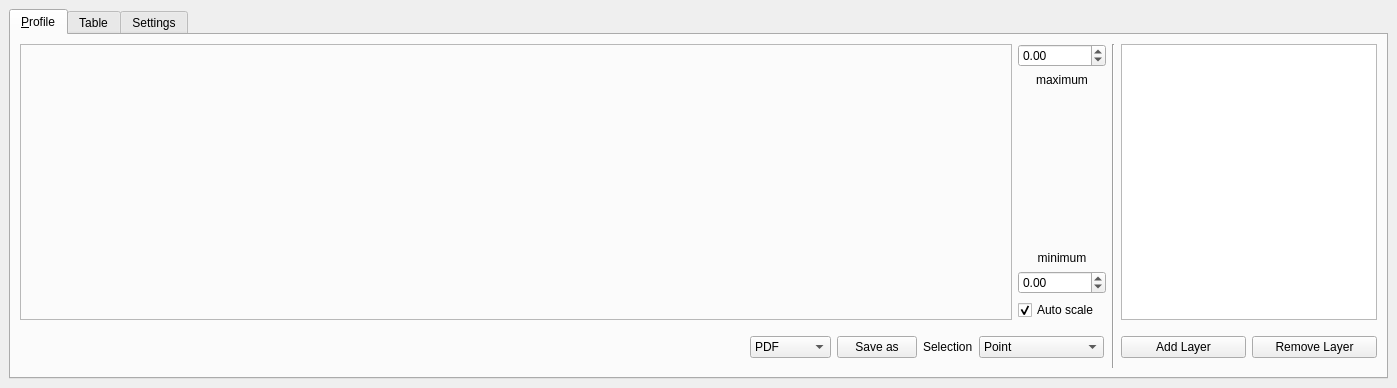
<?xml version="1.0" encoding="UTF-8"?>
<ui version="4.0">
 <class>ProfileTool</class>
 <widget class="QDockWidget" name="ProfileTool">
  <property name="geometry">
   <rect>
    <x>0</x>
    <y>0</y>
    <width>1397</width>
    <height>388</height>
   </rect>
  </property>
  <property name="windowTitle">
   <string>Temporal/Spectral Profile Tool</string>
  </property>
  <widget class="QWidget" name="dockWidgetContents">
   <property name="sizePolicy">
    <sizepolicy hsizetype="Expanding" vsizetype="Expanding">
     <horstretch>0</horstretch>
     <verstretch>0</verstretch>
    </sizepolicy>
   </property>
   <layout class="QVBoxLayout" name="verticalLayout_3">
    <item>
     <widget class="QTabWidget" name="tabWidget">
      <property name="autoFillBackground">
       <bool>true</bool>
      </property>
      <property name="tabPosition">
       <enum>QTabWidget::North</enum>
      </property>
      <property name="tabShape">
       <enum>QTabWidget::Rounded</enum>
      </property>
      <property name="currentIndex">
       <number>0</number>
      </property>
      <property name="elideMode">
       <enum>Qt::ElideNone</enum>
      </property>
      <property name="usesScrollButtons">
       <bool>true</bool>
      </property>
      <widget class="QWidget" name="tab_1">
       <property name="sizePolicy">
        <sizepolicy hsizetype="Expanding" vsizetype="Expanding">
         <horstretch>0</horstretch>
         <verstretch>0</verstretch>
        </sizepolicy>
       </property>
       <attribute name="title">
        <string>&amp;Profile</string>
       </attribute>
       <layout class="QHBoxLayout" name="horizontalLayout_2">
        <item>
         <layout class="QGridLayout" name="gridLayout">
          <item row="0" column="5">
           <widget class="QTableView" name="tableView">
            <property name="sizePolicy">
             <sizepolicy hsizetype="Preferred" vsizetype="Expanding">
              <horstretch>0</horstretch>
              <verstretch>0</verstretch>
             </sizepolicy>
            </property>
            <property name="minimumSize">
             <size>
              <width>10</width>
              <height>10</height>
             </size>
            </property>
           </widget>
          </item>
          <item row="1" column="2" colspan="2">
           <widget class="QWidget" name="widget_save_buttons" native="true">
            <layout class="QHBoxLayout" name="horizontalLayout_3">
             <property name="margin">
              <number>2</number>
             </property>
             <item>
              <widget class="QStackedWidget" name="stackedWidget">
               <property name="currentIndex">
                <number>0</number>
               </property>
               <widget class="QWidget" name="page">
                <layout class="QHBoxLayout" name="horizontalLayout_4">
                 <item>
                  <spacer name="horizontalSpacer_2">
                   <property name="orientation">
                    <enum>Qt::Horizontal</enum>
                   </property>
                   <property name="sizeHint" stdset="0">
                    <size>
                     <width>0</width>
                     <height>20</height>
                    </size>
                   </property>
                  </spacer>
                 </item>
                </layout>
               </widget>
              </widget>
             </item>
             <item>
              <spacer name="horizontalSpacer">
               <property name="orientation">
                <enum>Qt::Horizontal</enum>
               </property>
               <property name="sizeHint" stdset="0">
                <size>
                 <width>1</width>
                 <height>20</height>
                </size>
               </property>
              </spacer>
             </item>
             <item>
              <widget class="QComboBox" name="cbxSaveAs">
               <item>
                <property name="text">
                 <string>PDF</string>
                </property>
               </item>
               <item>
                <property name="text">
                 <string>PNG</string>
                </property>
               </item>
               <item>
                <property name="text">
                 <string>SVG</string>
                </property>
               </item>
               <item>
                <property name="text">
                 <string>print (PS)</string>
                </property>
               </item>
              </widget>
             </item>
             <item>
              <widget class="QPushButton" name="butSaveAs">
               <property name="text">
                <string>Save as</string>
               </property>
              </widget>
             </item>
             <item>
              <widget class="QLabel" name="label">
               <property name="text">
                <string>Selection</string>
               </property>
              </widget>
             </item>
             <item>
              <widget class="QComboBox" name="comboBox">
               <property name="sizePolicy">
                <sizepolicy hsizetype="Minimum" vsizetype="Fixed">
                 <horstretch>0</horstretch>
                 <verstretch>0</verstretch>
                </sizepolicy>
               </property>
               <property name="frame">
                <bool>true</bool>
               </property>
               <item>
                <property name="text">
                 <string>Point</string>
                </property>
               </item>
               <item>
                <property name="text">
                 <string>Selected Polygon</string>
                </property>
               </item>
              </widget>
             </item>
            </layout>
           </widget>
          </item>
          <item row="0" column="3">
           <layout class="QVBoxLayout" name="verticalLayout_5">
            <item>
             <widget class="QDoubleSpinBox" name="sbMaxVal">
              <property name="minimum">
               <double>-100000000.000000000000000</double>
              </property>
              <property name="maximum">
               <double>100000000.000000000000000</double>
              </property>
             </widget>
            </item>
            <item>
             <widget class="QLabel" name="label_2">
              <property name="text">
               <string>maximum</string>
              </property>
              <property name="alignment">
               <set>Qt::AlignHCenter|Qt::AlignTop</set>
              </property>
             </widget>
            </item>
            <item>
             <spacer name="verticalSpacer_2">
              <property name="orientation">
               <enum>Qt::Vertical</enum>
              </property>
              <property name="sizeHint" stdset="0">
               <size>
                <width>20</width>
                <height>40</height>
               </size>
              </property>
             </spacer>
            </item>
            <item>
             <widget class="QLabel" name="label_3">
              <property name="text">
               <string>minimum</string>
              </property>
              <property name="alignment">
               <set>Qt::AlignBottom|Qt::AlignHCenter</set>
              </property>
              <property name="margin">
               <number>3</number>
              </property>
             </widget>
            </item>
            <item>
             <widget class="QDoubleSpinBox" name="sbMinVal">
              <property name="minimum">
               <double>-100000000.000000000000000</double>
              </property>
              <property name="maximum">
               <double>100000000.000000000000000</double>
              </property>
             </widget>
            </item>
            <item>
             <widget class="QCheckBox" name="cboAutoScale">
              <property name="text">
               <string>Auto scale</string>
              </property>
              <property name="checked">
               <bool>true</bool>
              </property>
             </widget>
            </item>
           </layout>
          </item>
          <item row="0" column="2">
           <widget class="QFrame" name="frame_for_plot">
            <property name="sizePolicy">
             <sizepolicy hsizetype="Expanding" vsizetype="Preferred">
              <horstretch>0</horstretch>
              <verstretch>1</verstretch>
             </sizepolicy>
            </property>
            <property name="frameShape">
             <enum>QFrame::StyledPanel</enum>
            </property>
            <property name="frameShadow">
             <enum>QFrame::Raised</enum>
            </property>
            <layout class="QVBoxLayout" name="verticalLayout_9"/>
           </widget>
          </item>
          <item row="1" column="5">
           <layout class="QHBoxLayout" name="horizontalLayout">
            <property name="spacing">
             <number>6</number>
            </property>
            <property name="leftMargin">
             <number>0</number>
            </property>
            <property name="topMargin">
             <number>0</number>
            </property>
            <property name="bottomMargin">
             <number>0</number>
            </property>
            <item>
             <widget class="QPushButton" name="pushButton_2">
              <property name="minimumSize">
               <size>
                <width>10</width>
                <height>20</height>
               </size>
              </property>
              <property name="text">
               <string>Add Layer</string>
              </property>
              <property name="autoRepeat">
               <bool>false</bool>
              </property>
              <property name="autoDefault">
               <bool>false</bool>
              </property>
              <property name="default">
               <bool>false</bool>
              </property>
              <property name="flat">
               <bool>false</bool>
              </property>
             </widget>
            </item>
            <item>
             <widget class="QPushButton" name="pushButton">
              <property name="minimumSize">
               <size>
                <width>10</width>
                <height>20</height>
               </size>
              </property>
              <property name="text">
               <string>Remove Layer</string>
              </property>
             </widget>
            </item>
           </layout>
          </item>
          <item row="0" column="4" rowspan="2">
           <widget class="Line" name="line">
            <property name="minimumSize">
             <size>
              <width>0</width>
              <height>0</height>
             </size>
            </property>
            <property name="orientation">
             <enum>Qt::Vertical</enum>
            </property>
           </widget>
          </item>
         </layout>
        </item>
        <item>
         <layout class="QVBoxLayout" name="verticalLayout">
          <property name="bottomMargin">
           <number>2</number>
          </property>
         </layout>
        </item>
       </layout>
      </widget>
      <widget class="QWidget" name="tab_2">
       <attribute name="title">
        <string>Table</string>
       </attribute>
       <layout class="QVBoxLayout" name="verticalLayout_2">
        <item>
         <widget class="QScrollArea" name="scrollArea">
          <property name="widgetResizable">
           <bool>true</bool>
          </property>
          <widget class="QWidget" name="scrollAreaWidgetContents">
           <property name="geometry">
            <rect>
             <x>0</x>
             <y>0</y>
             <width>1353</width>
             <height>302</height>
            </rect>
           </property>
          </widget>
         </widget>
        </item>
       </layout>
      </widget>
      <widget class="QWidget" name="tab">
       <attribute name="title">
        <string>Settings</string>
       </attribute>
       <layout class="QGridLayout" name="gridLayout_2">
        <item row="1" column="1">
         <spacer name="horizontalSpacer_3">
          <property name="orientation">
           <enum>Qt::Horizontal</enum>
          </property>
          <property name="sizeType">
           <enum>QSizePolicy::Minimum</enum>
          </property>
          <property name="sizeHint" stdset="0">
           <size>
            <width>100</width>
            <height>20</height>
           </size>
          </property>
         </spacer>
        </item>
        <item row="1" column="0">
         <widget class="QGroupBox" name="groupBox_3">
          <property name="enabled">
           <bool>true</bool>
          </property>
          <property name="title">
           <string>Plot library</string>
          </property>
          <layout class="QVBoxLayout" name="verticalLayout_8">
           <item>
            <layout class="QHBoxLayout" name="horizontalLayout_6">
             <item>
              <widget class="QComboBox" name="cboLibrary">
               <property name="enabled">
                <bool>true</bool>
               </property>
               <property name="minimumSize">
                <size>
                 <width>100</width>
                 <height>0</height>
                </size>
               </property>
               <property name="baseSize">
                <size>
                 <width>500</width>
                 <height>0</height>
                </size>
               </property>
              </widget>
             </item>
             <item>
              <spacer name="horizontalSpacer_5">
               <property name="orientation">
                <enum>Qt::Horizontal</enum>
               </property>
               <property name="sizeHint" stdset="0">
                <size>
                 <width>40</width>
                 <height>20</height>
                </size>
               </property>
              </spacer>
             </item>
            </layout>
           </item>
           <item>
            <widget class="QCheckBox" name="cbPlotWhenClick">
             <property name="text">
              <string>Plot only when mouse is clicked</string>
             </property>
             <property name="checked">
              <bool>true</bool>
             </property>
            </widget>
           </item>
          </layout>
         </widget>
        </item>
        <item row="2" column="0">
         <widget class="QGroupBox" name="groupBox_4">
          <property name="title">
           <string>X-axis steps</string>
          </property>
          <layout class="QVBoxLayout" name="verticalLayout_15">
           <item>
            <layout class="QHBoxLayout" name="horizontalLayout_5">
             <item>
              <widget class="QComboBox" name="cboXAxis">
               <property name="minimumSize">
                <size>
                 <width>100</width>
                 <height>0</height>
                </size>
               </property>
              </widget>
             </item>
             <item>
              <spacer name="horizontalSpacer_4">
               <property name="orientation">
                <enum>Qt::Horizontal</enum>
               </property>
               <property name="sizeHint" stdset="0">
                <size>
                 <width>40</width>
                 <height>20</height>
                </size>
               </property>
              </spacer>
             </item>
            </layout>
           </item>
           <item>
            <layout class="QHBoxLayout" name="horizontalLayout_8">
             <item>
              <widget class="QLineEdit" name="leXAxisSteps">
               <property name="enabled">
                <bool>false</bool>
               </property>
               <property name="sizePolicy">
                <sizepolicy hsizetype="Minimum" vsizetype="Fixed">
                 <horstretch>9</horstretch>
                 <verstretch>0</verstretch>
                </sizepolicy>
               </property>
               <property name="maximumSize">
                <size>
                 <width>468</width>
                 <height>16777215</height>
                </size>
               </property>
               <property name="text">
                <string>1;2;3;4;5</string>
               </property>
              </widget>
             </item>
             <item>
              <widget class="QPushButton" name="butLoadXAxisSteps">
               <property name="enabled">
                <bool>false</bool>
               </property>
               <property name="sizePolicy">
                <sizepolicy hsizetype="Maximum" vsizetype="Fixed">
                 <horstretch>8</horstretch>
                 <verstretch>0</verstretch>
                </sizepolicy>
               </property>
               <property name="minimumSize">
                <size>
                 <width>80</width>
                 <height>0</height>
                </size>
               </property>
               <property name="maximumSize">
                <size>
                 <width>110</width>
                 <height>16777215</height>
                </size>
               </property>
               <property name="baseSize">
                <size>
                 <width>80</width>
                 <height>0</height>
                </size>
               </property>
               <property name="text">
                <string>Load from file</string>
               </property>
              </widget>
             </item>
             <item>
              <spacer name="horizontalSpacer_6">
               <property name="orientation">
                <enum>Qt::Horizontal</enum>
               </property>
               <property name="sizeHint" stdset="0">
                <size>
                 <width>40</width>
                 <height>20</height>
                </size>
               </property>
              </spacer>
             </item>
            </layout>
           </item>
           <item>
            <layout class="QHBoxLayout" name="horizontalLayout_7">
             <item>
              <widget class="QLabel" name="label_6">
               <property name="text">
                <string>Time frame start:</string>
               </property>
               <property name="alignment">
                <set>Qt::AlignRight|Qt::AlignTrailing|Qt::AlignVCenter</set>
               </property>
              </widget>
             </item>
             <item>
              <widget class="QDateTimeEdit" name="dateTimeEditCurrentTime">
               <property name="enabled">
                <bool>false</bool>
               </property>
               <property name="displayFormat">
                <string>yyyy-MM-dd HH:mm:ss.zzz</string>
               </property>
              </widget>
             </item>
             <item>
              <widget class="QLabel" name="label_7">
               <property name="text">
                <string>Time frame size:</string>
               </property>
               <property name="alignment">
                <set>Qt::AlignRight|Qt::AlignTrailing|Qt::AlignVCenter</set>
               </property>
              </widget>
             </item>
             <item>
              <widget class="QSpinBox" name="spinBoxTimeExtent">
               <property name="enabled">
                <bool>false</bool>
               </property>
               <property name="maximum">
                <number>1000000000</number>
               </property>
               <property name="value">
                <number>1</number>
               </property>
              </widget>
             </item>
             <item>
              <widget class="QComboBox" name="cboTimeExtent">
               <property name="enabled">
                <bool>false</bool>
               </property>
               <property name="currentIndex">
                <number>5</number>
               </property>
               <item>
                <property name="text">
                 <string>microseconds</string>
                </property>
               </item>
               <item>
                <property name="text">
                 <string>milliseconds</string>
                </property>
               </item>
               <item>
                <property name="text">
                 <string>seconds</string>
                </property>
               </item>
               <item>
                <property name="text">
                 <string>minutes</string>
                </property>
               </item>
               <item>
                <property name="text">
                 <string>hours</string>
                </property>
               </item>
               <item>
                <property name="text">
                 <string>days</string>
                </property>
               </item>
               <item>
                <property name="text">
                 <string>weeks</string>
                </property>
               </item>
               <item>
                <property name="text">
                 <string>months</string>
                </property>
               </item>
               <item>
                <property name="text">
                 <string>years</string>
                </property>
               </item>
              </widget>
             </item>
             <item>
              <widget class="QCheckBox" name="cbTimeDimension">
               <property name="text">
                <string>Use NetCDF time dimension</string>
               </property>
              </widget>
             </item>
             <item>
              <spacer name="horizontalSpacer_7">
               <property name="orientation">
                <enum>Qt::Horizontal</enum>
               </property>
               <property name="sizeHint" stdset="0">
                <size>
                 <width>40</width>
                 <height>20</height>
                </size>
               </property>
              </spacer>
             </item>
            </layout>
           </item>
          </layout>
         </widget>
        </item>
       </layout>
      </widget>
     </widget>
    </item>
   </layout>
  </widget>
 </widget>
 <resources/>
 <connections/>
</ui>
